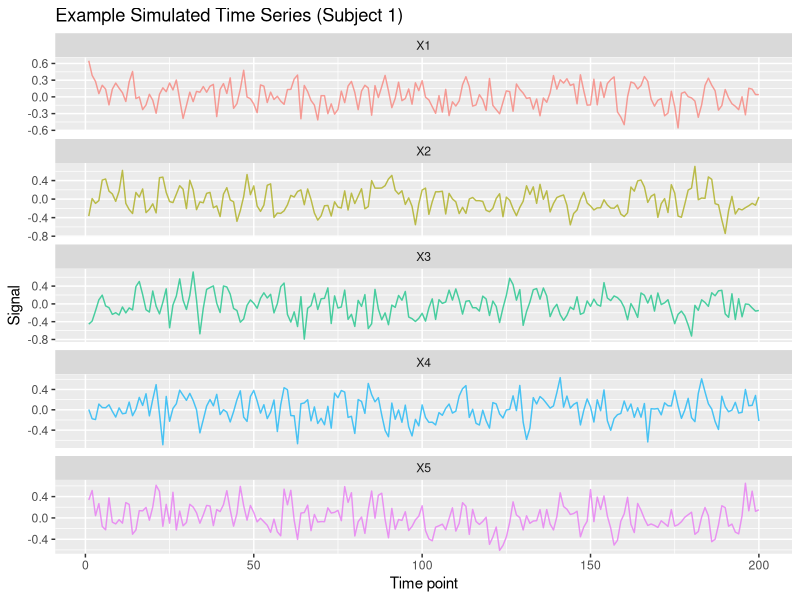

Here is the R script that generated this plot:
## ---- chunk 1
knitr::opts_chunk$set(echo = TRUE)
## ---- chunk 2
cat("============================================================\n")
cat(" GIMME Project - Data Simulation\n")
cat("============================================================\n\n")

# Core packages
suppressPackageStartupMessages({
  library(MASS)      # for mvrnorm
  library(ggplot2)   # for plotting
  library(reshape2)  # for melt()
})

set.seed(1234)

# Make sure results directories exist 
if (!dir.exists("results")) dir.create("results")
if (!dir.exists("results/figures")) dir.create("results/figures")
if (!dir.exists("results/simulated")) dir.create("results/simulated")

# 1. Simulation settings
n_subj    <- 100   # number of subjects
T_obs     <- 200   # time points per subject
p         <- 5     # number of ROIs/variables
sigma_eps <- 0.05  # innovation variance

cat("Simulation settings:\n")
cat("Subjects:", n_subj, "\n")
cat("Time points/subject:", T_obs, "\n")
cat("Number of ROIs:", p, "\n")
cat("Innovation var:", sigma_eps, "\n\n")

# 2. Group-level uSEM structure: A (contemporaneous) and Phi (lagged)

# A: contemporaneous influences (within time t)
A_group <- matrix(0, nrow = p, ncol = p)

# j -> i corresponds to A[i, j]
A_group[2, 1] <- 0.30 # X1 -> X2
A_group[3, 2] <- 0.30 # X2 -> X3
A_group[4, 3] <- 0.30 # X3 -> X4
A_group[5, 4] <- 0.30 # X4 -> X5

# Phi: lagged influences (t-1 -> t)
Phi_group <- matrix(0, nrow = p, ncol = p)

diag(Phi_group) <- 0.40 # AR: Xi(t-1) -> Xi(t)
Phi_group[2, 1] <- 0.20 # X1(t-1) -> X2(t)
Phi_group[3, 1] <- 0.15 # X1(t-1) -> X3(t)

# Helper to control max absolute coefficient size
shrink_mat <- function(M, max_abs = 0.6){
  M[abs(M) > max_abs] <- max_abs * sign(M[abs(M) > max_abs])
  M
}

A_group <- shrink_mat(A_group)
Phi_group <- shrink_mat(Phi_group)

cat("TRUE group-level A (contemporaneous):\n")
print(A_group)
cat("\nTRUE group-level Phi (lagged):\n")
print(Phi_group)

n_contemp <- sum(A_group != 0)
n_lagged <- sum(Phi_group != 0)
cat("\nTrue group paths:\n")
cat("Contemporaneous:", n_contemp, "\n")
cat("Lagged:", n_lagged,  "\n")
cat("Total:", n_contemp + n_lagged, "\n\n")

# 3. Generate individual A^(i), Phi^(i)
generate_individual_mats <- function(A_group, Phi_group,
                                     prob_extra = 0.10,
                                     sd_weights = 0.05,
                                     extra_range = c(0.15, 0.35)){

  p <- nrow(A_group)

  # Perturb around group weights
  A_i <- A_group + matrix(rnorm(p * p, 0, sd_weights), p, p)
  Phi_i <- Phi_group + matrix(rnorm(p * p, 0, sd_weights), p, p)

  # No contemporaneous self-loops
  diag(A_i) <- 0

  A_i <- shrink_mat(A_i)
  Phi_i <- shrink_mat(Phi_i)

  # Add subject-specific edges
  n_extra_contemp <- 0
  n_extra_lagged  <- 0

  for(i in 1:p){
    for(j in 1:p){
      if (i == j) next

      # Extra contemporaneous edge
      if (A_group[i, j] == 0 && runif(1) < prob_extra){
        A_i[i, j] <- runif(1, extra_range[1], extra_range[2]) *
                     sample(c(-1, 1), 1)
        n_extra_contemp <- n_extra_contemp + 1
      }

      # Extra lagged edge
      if (Phi_group[i, j] == 0 && runif(1) < prob_extra){
        Phi_i[i, j] <- runif(1, extra_range[1], extra_range[2]) *
                       sample(c(-1, 1), 1)
        n_extra_lagged <- n_extra_lagged + 1
      }
    }
  }

  list(
    A = A_i,
    Phi = Phi_i,
    n_extra_contemp = n_extra_contemp,
    n_extra_lagged = n_extra_lagged
  )
}

# 4. Simulate time series from uSEM
simulate_subject <- function(A, Phi, T_obs, sigma_eps){
  p <- nrow(A)
  I_p <- diag(p)

  X <- matrix(0, nrow = T_obs, ncol = p)

  # Initial state
  X[1, ] <- mvrnorm(1, mu = rep(0, p), Sigma = I_p)

  I_minus_A <- I_p - A
  det_val <- det(I_minus_A)

  if (abs(det_val) < 1e-8){
    warning("(I - A) is near-singular (det = ", round(det_val, 6),
            "); regenerating subject.")
    return(NULL)
  }

  I_minus_A_inv <- solve(I_minus_A)

  for (t in 2:T_obs){
    eps_t <- mvrnorm(1, mu = rep(0, p), Sigma = sigma_eps * I_p)
    tmp <- Phi %*% X[t - 1, ] + eps_t
    X[t, ] <- I_minus_A_inv %*% tmp
  }

  colnames(X) <- paste0("X", 1:p)
  as.data.frame(X)
}

# 5. Simulate full sample
cat("Simulating data for", n_subj, "subjects...\n")

true_mats <- vector("list", n_subj) # store A^(i), Phi^(i)
simData   <- vector("list", n_subj) # T x p data frames
extra_paths_summary <- data.frame(
  subject = 1:n_subj,
  extra_contemp = 0,
  extra_lagged  = 0
)

n_failed <- 0

for (s in 1:n_subj){
  repeat {
    mats_i <- generate_individual_mats(A_group, Phi_group)
    dat_i  <- simulate_subject(mats_i$A, mats_i$Phi, T_obs, sigma_eps)

    if (!is.null(dat_i)){
      true_mats[[s]] <- mats_i
      simData[[s]]   <- dat_i
      extra_paths_summary$extra_contemp[s] <- mats_i$n_extra_contemp
      extra_paths_summary$extra_lagged[s]  <- mats_i$n_extra_lagged
      break
    } else {
      n_failed <- n_failed + 1
    }
  }
}
names(simData) <- paste0("S", 1:n_subj)

cat("Data simulation complete.\n")
if (n_failed > 0){
  cat("  (", n_failed, "unstable draws regenerated)\n", sep = "")
}

cat("\nHeterogeneity summary:\n")
cat("Mean extra contemporaneous paths/subject:",
    round(mean(extra_paths_summary$extra_contemp), 4), "\n")
cat("Mean extra lagged paths/subject:",
    round(mean(extra_paths_summary$extra_lagged), 4), "\n")
cat("Total extra paths across all subjects:",
    sum(extra_paths_summary$extra_contemp + extra_paths_summary$extra_lagged),
    "\n\n")

# 6. Example visualization
cat("Creating example time series plot (Subject 1)...\n")

example_data <- simData[[1]]
example_long <- melt(as.matrix(example_data))
colnames(example_long) <- c("Time", "Variable", "Value")

p_ts <- ggplot(example_long, aes(x = Time, y = Value, color = Variable)) +
  geom_line(alpha = 0.7) +
  facet_wrap(~ Variable, ncol = 1, scales = "free_y") +
  labs(title = "Example Simulated Time Series (Subject 1)",
       x = "Time point",
       y = "Signal") +
  theme(legend.position = "none")

ggsave(
  filename = "results/figures/example_timeseries_subject1.pdf",
  plot = p_ts,
  width = 8,
  height = 7
)

# 7. Save simulation objects
sim_outfile_rdata <- "results/simulated/simulated_data.RData"
sim_outfile_rds <- "results/simulated/simulated_data.rds"

save(
  true_mats,
  simData,
  A_group,
  Phi_group,
  extra_paths_summary,
  n_subj,
  T_obs,
  p,
  sigma_eps,
  file = sim_outfile_rdata
)

saveRDS(
  list(
    true_mats = true_mats,
    simData = simData,
    A_group = A_group,
    Phi_group = Phi_group,
    extra_paths_summary = extra_paths_summary,
    settings = list(
      n_subj = n_subj,
      T_obs = T_obs,
      p = p,
      sigma_eps = sigma_eps
    )
  ),
  file = sim_outfile_rds
)

cat("Saved simulation objects to:\n")
cat("  -", sim_outfile_rdata, "\n")
cat("  -", sim_outfile_rds, "\n\n")

cat("============================================================\n")
cat(" Data simulation complete.\n")
cat("============================================================\n\n")
